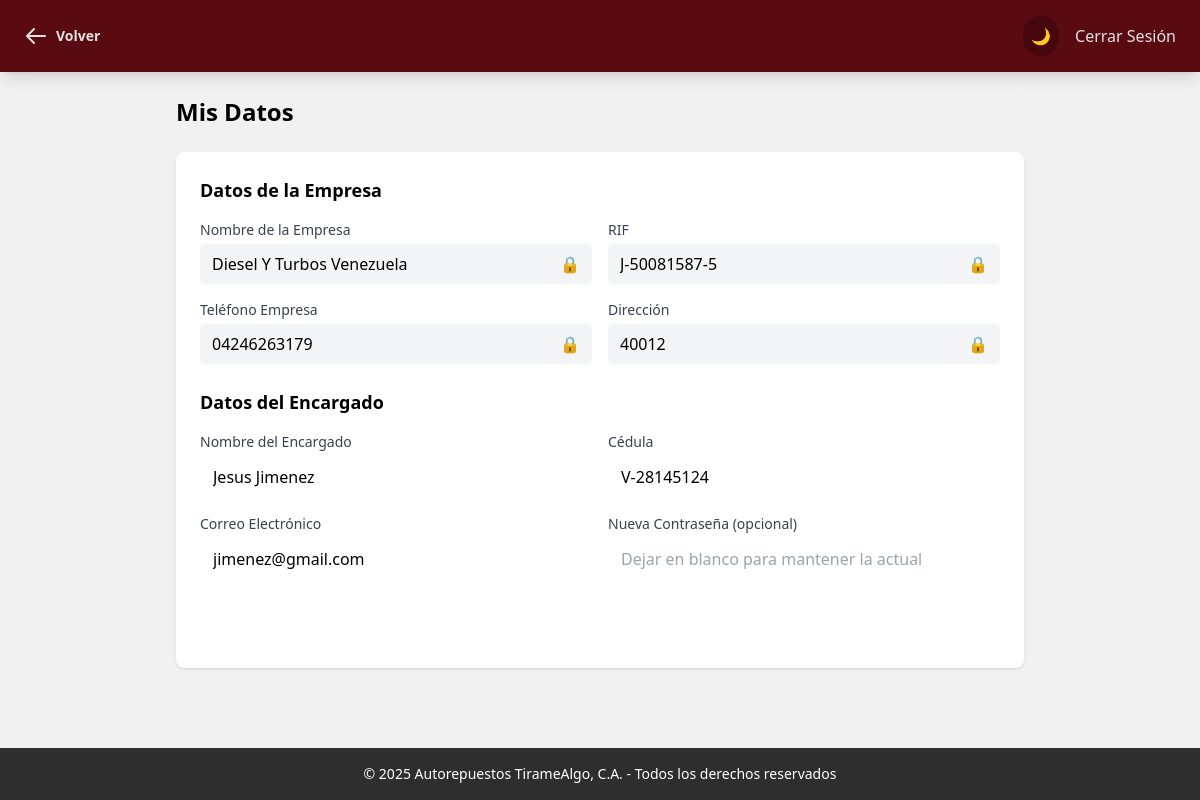
/panelCliente/datosCliente.php (signed in), run on the app's committed database.
### tables this page shows
CREATE TABLE `clientes` (
  `id` int(11) NOT NULL,
  `nombre_empresa` varchar(60) NOT NULL,
  `rif` varchar(15) NOT NULL,
  `telefono_empresa` varchar(13) NOT NULL,
  `direccion` varchar(255) NOT NULL,
  `nombre_encargado` varchar(60) NOT NULL,
  `cedula_encargado` varchar(13) NOT NULL,
  `telefono_encargado` varchar(13) NOT NULL,
  `correo` varchar(60) DEFAULT NULL,
  `contrasena` varchar(16) NOT NULL,
  `estado_cliente` enum('Activo','Inactivo') DEFAULT 'Activo',
  `intentos` int(11) NOT NULL DEFAULT 0
);

### panelCliente/datosCliente.php (the view, shortened to what this page needs)
<?php
require '../logica/conexionbdd.php';
$client_id = $_SESSION['id'];
$stmt = $conn->prepare("SELECT * FROM clientes WHERE id = ?");
$stmt->bind_param("i", $client_id);
$stmt->execute();
$result = $stmt->get_result();
$client_data = $result->fetch_assoc();
?>
<!DOCTYPE html>
<html lang="es" class="dark">
<head>
  <script src="https://cdn.tailwindcss.com"></script>
    <script src="../js/tailwind_config.js"></script>
    <link rel="stylesheet" href="../css/global_style.css">
</head>
<body class="bg-pattern transition-colors duration-200">
  <nav class="bg-custom-wineDeep dark:bg-custom-wineDeep text-custom-silver px-6 py-4 fixed w-full top-0 z-50 shadow-lg">
    <div class="flex justify-between items-center">
      <div class="text-xl font-bold">
        <a href="./cliente.php" class="text-xl hover:text-gray-200 transition-colors duration-200 flex items-center gap-2">
          <svg class="w-6 h-6" fill="none" stroke="currentColor" viewBox="0 0 24 24">
            <path stroke-linecap="round" stroke-linejoin="round" stroke-width="2" d="M10 19l-7-7m0 0l7-7m-7 7h18" />
          </svg>
          <span class="text-sm">Volver</span>
        </a>
      </div>
      <div class="flex items-center gap-4">
          <button
            onclick="toggleDarkMode()"
            class="p-2 rounded-full bg-custom-wineDark dark:bg-custom-red hover:bg-custom-red dark:hover:bg-custom-wineDark transition-colors duration-200"
            aria-label="Alternar entre modo oscuro y claro"
          >
            <span class="dark:hidden">🌙</span>
          </button>
        <a href="../logica/cerrar-sesion.php" class="hover:underline">Cerrar Sesión</a>
      </div>
    </div>
  </nav>
  <main class="pt-24 px-6 pb-20 max-w-4xl mx-auto">
    <h2 class="text-2xl font-bold mb-6 dark:text-white">Mis Datos</h2>
    <form method="POST" class="bg-white dark:bg-gray-800 shadow rounded-lg p-6">
      <div class="mb-6">
        <h3 class="text-lg font-semibold mb-4 dark:text-white">Datos de la Empresa</h3>
        <div class="grid grid-cols-1 md:grid-cols-2 gap-4">
          <div>
            <label class="block text-sm font-medium text-gray-700 dark:text-gray-300 mb-1">Nombre de la Empresa</label>
            <div class="relative">
              <input type="text" value="<?php echo htmlspecialchars($client_data['nombre_empresa']); ?>"
                class="w-full px-3 py-2 bg-gray-100 dark:bg-gray-700 dark:text-white rounded-md pr-10" readonly>
              <span class="absolute right-3 top-1/2 transform -translate-y-1/2 text-gray-500">🔒</span>
            </div>
          </div>
          <div>
            <label class="block text-sm font-medium text-gray-700 dark:text-gray-300 mb-1">RIF</label>
            <div class="relative">
              <input type="text" value="<?php echo htmlspecialchars($client_data['rif']); ?>"
                class="w-full px-3 py-2 bg-gray-100 dark:bg-gray-700 dark:text-white rounded-md pr-10" readonly>
              <span class="absolute right-3 top-1/2 transform -translate-y-1/2 text-gray-500">🔒</span>
            </div>
          </div>
          <div>
            <label class="block text-sm font-medium text-gray-700 dark:text-gray-300 mb-1">Teléfono Empresa</label>
            <div class="relative">
              <input type="text" value="<?php echo htmlspecialchars($client_data['telefono_empresa']); ?>"
                class="w-full px-3 py-2 bg-gray-100 dark:bg-gray-700 dark:text-white rounded-md pr-10" readonly>
              <span class="absolute right-3 top-1/2 transform -translate-y-1/2 text-gray-500">🔒</span>
            </div>
          </div>
          <div>
            <label class="block text-sm font-medium text-gray-700 dark:text-gray-300 mb-1">Dirección</label>
            <div class="relative">
              <input type="text" value="<?php echo htmlspecialchars($client_data['direccion']); ?>"
                class="w-full px-3 py-2 bg-gray-100 dark:bg-gray-700 dark:text-white rounded-md pr-10" readonly>
              <span class="absolute right-3 top-1/2 transform -translate-y-1/2 text-gray-500">🔒</span>
            </div>
          </div>
        </div>
      </div>
      <div class="mb-6">
        <h3 class="text-lg font-semibold mb-4 dark:text-white">Datos del Encargado</h3>
        <div class="grid grid-cols-1 md:grid-cols-2 gap-4">
          <div>
            <label class="block text-sm font-medium text-gray-700 dark:text-gray-300 mb-1">Nombre del Encargado</label>
            <input type="text" name="nombre_encargado" value="<?php echo htmlspecialchars($client_data['nombre_encargado']); ?>"
              class="w-full px-3 py-2 border border-transparent dark:border-transparent rounded-md dark:bg-gray-700 dark:text-white focus:border-blue-500 dark:focus:border-blue-400 transition-colors duration-200">
          </div>
          <div>
            <label class="block text-sm font-medium text-gray-700 dark:text-gray-300 mb-1">Cédula</label>
            <input type="text" name="cedula_encargado" value="<?php echo htmlspecialchars($client_data['cedula_encargado']); ?>"
              class="w-full px-3 py-2 border border-transparent dark:border-transparent rounded-md dark:bg-gray-700 dark:text-white focus:border-blue-500 dark:focus:border-blue-400 transition-colors duration-200">
          </div>
          <div>
            <label class="block text-sm font-medium text-gray-700 dark:text-gray-300 mb-1">Correo Electrónico</label>
            <input type="email" name="correo" value="<?php echo htmlspecialchars($client_data['correo']); ?>"
              class="w-full px-3 py-2 border border-transparent dark:border-transparent rounded-md dark:bg-gray-700 dark:text-white focus:border-blue-500 dark:focus:border-blue-400 transition-colors duration-200">
          </div>
          <div>
            <label class="block text-sm font-medium text-gray-700 dark:text-gray-300 mb-1">Nueva Contraseña (opcional)</label>
            <input type="password" name="contrasena" placeholder="Dejar en blanco para mantener la actual"
              class="w-full px-3 py-2 border border-transparent dark:border-transparent rounded-md dark:bg-gray-700 dark:text-white focus:border-blue-500 dark:focus:border-blue-400 transition-colors duration-200">
          </div>
        </div>
      </div>
      <div class="flex justify-end">
        <button type="submit"
          class="bg-custom-blue hover:bg-custom-blue-light text-white px-6 py-2 rounded-md transition-colors duration-200">
        </button>
      </div>
    </form>
  </main>
  <footer class="bg-custom-steelDark dark:bg-custom-black text-white text-center py-4 fixed bottom-0 w-full text-sm">
    <p>&copy; 2025 Autorepuestos TirameAlgo, C.A. - Todos los derechos reservados</p>
  </footer>
</body>
</html>

### css/global_style.css (style rules this page uses)
.bg-pattern { background-image: linear-gradient(to bottom, rgba(240, 240, 240, 0.95) 0%, rgba(240, 240, 240, 0.95) 100%); background-size: cover; background-position: center; background-attachment: fixed; }

### data on the page
clientes: nombre_empresa "Diesel Y Turbos Venezuela", rif "J-50081587-5", telefono_empresa "04246263179", direccion "40012", nombre_encargado "Jesus Jimenez", cedula_encargado "V-28145124", correo "jimenez@gmail.com"
